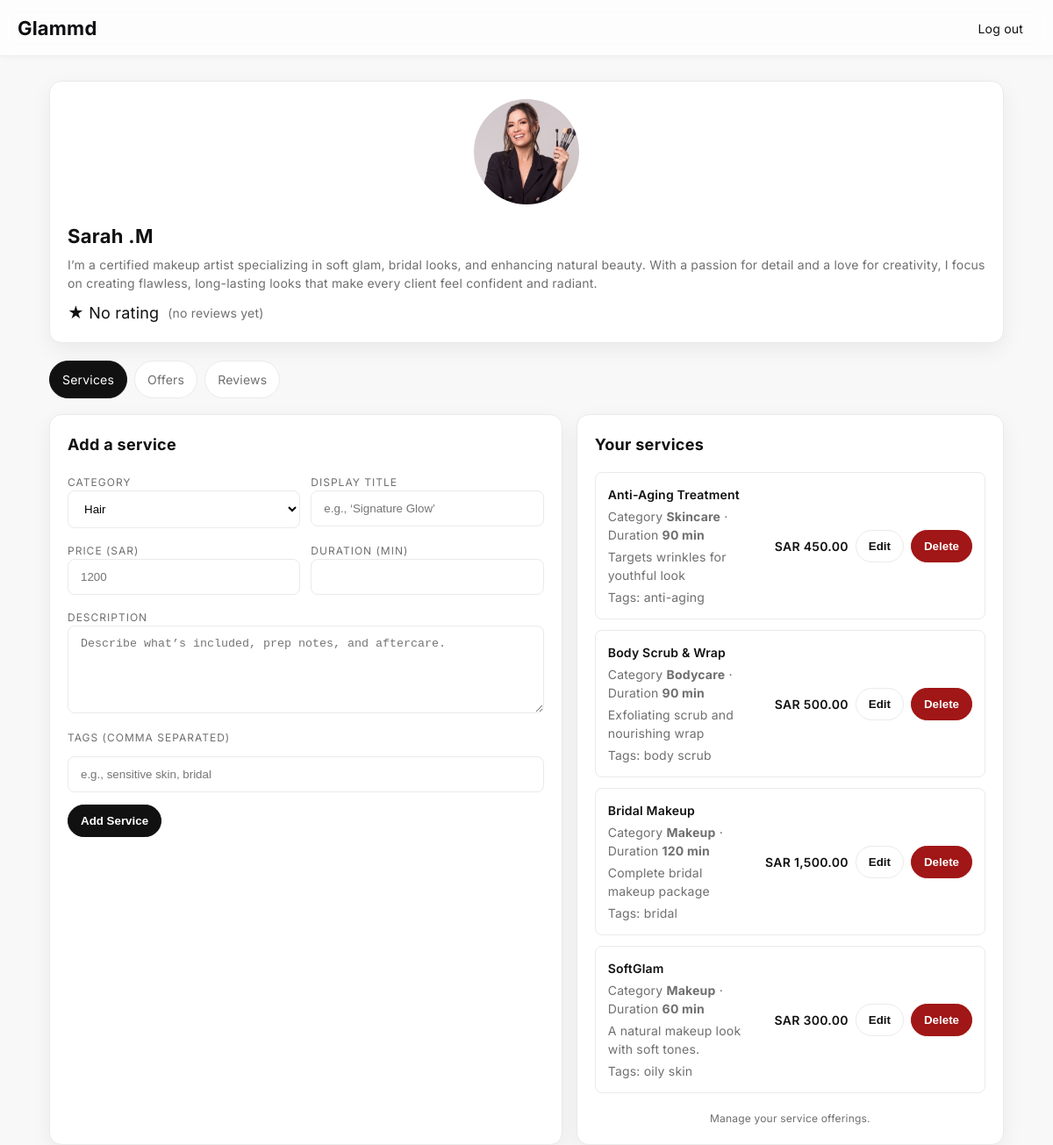
The app's page /intial/professionaldashboard.php (signed in), older data.
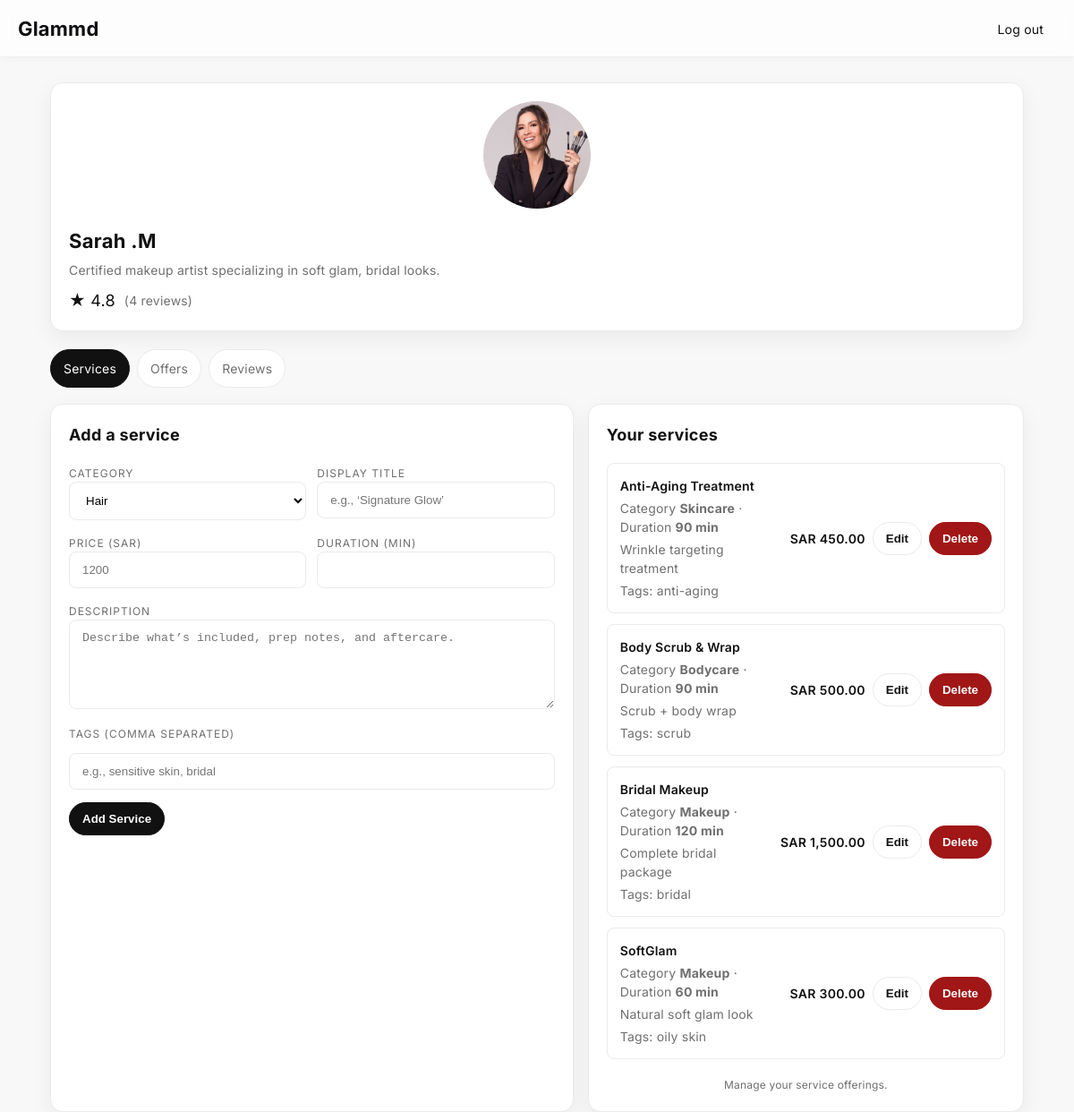
The same page, newer data.
### tables this page shows
CREATE TABLE `Professional` (
  `professional_id` int UNSIGNED NOT NULL,
  `bio` text,
  `img` varchar(200) NOT NULL,
  PRIMARY KEY (`professional_id`),
  CONSTRAINT `fk_prof_user`
      FOREIGN KEY (`professional_id`)
      REFERENCES `User` (`user_id`)
      ON DELETE CASCADE
);

CREATE TABLE `Service` (
  `service_id` int UNSIGNED NOT NULL AUTO_INCREMENT,
  `professional_id` int UNSIGNED NOT NULL,
  `category` enum('Hair','Makeup','Skincare','Bodycare','Nails') NOT NULL,
  `title` varchar(160) NOT NULL,
  `description` text,
  `duration` smallint UNSIGNED NOT NULL,
  `price` decimal(10,2) NOT NULL,
  `tags` text,
  PRIMARY KEY (`service_id`),
  CONSTRAINT `fk_service_professional`
      FOREIGN KEY (`professional_id`)
      REFERENCES `Professional` (`professional_id`)
      ON DELETE CASCADE
);

CREATE TABLE `User` (
  `user_id` int UNSIGNED NOT NULL AUTO_INCREMENT,
  `name` varchar(120) NOT NULL,
  `email` varchar(255) NOT NULL UNIQUE,
  `password` varchar(255) NOT NULL,
  `role` enum('client','professional') NOT NULL,
  PRIMARY KEY (`user_id`)
);

### intial/professionaldashboard.php (the view, shortened to what the changed rows need)
<?php
require_once 'db.php';
$pro_id = (int) $_SESSION['user_id'];
$stmt = $conn->prepare("
    SELECT U.name, P.bio, P.img
    FROM User U
    LEFT JOIN Professional P
ON U.user_id = P.professional_id
  WHERE U.user_id = ?
");
$stmt->bind_param("i", $pro_id);
$stmt->execute();
$res = $stmt->get_result();
$pro = $res->fetch_assoc();
$proName = $pro['name'] ?? 'Professional';
$proBio  = $pro['bio'] ?? 'No bio added yet.';
$proImg  = !empty($pro['img']) ? 'img/' . $pro['img'] : 'img/default-pic.jpg';
$ratingStmt = $conn->prepare("
    SELECT ROUND(AVG(rating), 1) AS avg_rating, COUNT(*) AS total_reviews
    FROM Review
    WHERE professional_id = ?
");
$ratingStmt->bind_param("i", $pro_id);
$ratingStmt->execute();
$ratingData = $ratingStmt->get_result()->fetch_assoc();
$avgRating = $ratingData['avg_rating'] ?? 0;
$totalReviews = $ratingData['total_reviews'] ?? 0;
$servicesStmt = $conn->prepare("SELECT service_id, category, title, description, duration, price, tags FROM Service WHERE professional_id = ? ORDER BY title");
$servicesStmt->bind_param("i", $pro_id);
$servicesStmt->execute();
$servicesRes = $servicesStmt->get_result();
?>
<!DOCTYPE html>
<html lang="en" class="has-solid-header">
<head>
</head>
<body class="has-solid-header">
  <main class="page">
    <div class="wrap">
<div class="panel" style="margin-bottom:20px; padding: 20px;">
      <section class="professional-profile">
        <div class="professional-photo" style="text-align: center; margin-bottom: 15px;">
          <img src="<?= htmlspecialchars($proImg) ?>" alt="<?= htmlspecialchars($proName) ?>" loading="lazy" style="width: 120px; height: 120px; border-radius: 50%; object-fit: cover;">
        </div>
    <div style="flex:1;">
        <h2 style="margin:0; font-size:22px; font-weight:700;">
            <?= htmlspecialchars($proName) ?>
        </h2>
        <p class="muted" style="margin:5px 0 10px;">
            <?= nl2br(htmlspecialchars($proBio)) ?>
        </p>
        <div style="display:flex; align-items:center; gap:10px; margin-top:8px;">
            <span style="font-size:18px;">
                ★ <?= $avgRating ? number_format($avgRating, 1) : "No rating" ?>
            </span>
            <?php if ($totalReviews > 0): ?>
                <span class="muted">(<?= $totalReviews ?> reviews)</span>
            <?php else: ?>
                <span class="muted">(no reviews yet)</span>
            <?php endif; ?>
        </div>
    </div>
</div>
      <div class="content">
        <section id="services" class="section default-visible">
          <div class="grid grid-2">
            <div class="panel">
              <h2>Add a service</h2>
            </div>
            <div class="panel">
              <h2>Your services</h2>
              <div class="list">
                <?php while ($row = $servicesRes->fetch_assoc()): ?>
                  <div class="item">
                    <div class="meta">
                      <div class="title"><?= htmlspecialchars($row['title']); ?></div>
                      <div class="muted">Category <strong><?= htmlspecialchars($row['category']); ?></strong> · Duration <strong><?= (int)$row['duration']; ?> min</strong></div>
                      <div class="muted"><?= htmlspecialchars($row['description']); ?></div>
                      <?php if (!empty($row['tags'])): ?>
                        <div class="muted">Tags: <?= htmlspecialchars($row['tags']); ?></div>
                      <?php endif; ?>
                    </div>
                    <div class="actions">
                      <span class="price">SAR <?= number_format((float)$row['price'], 2); ?></span>
                      <button class="btn ghost btn-xs" type="button"
                        data-service='<?= json_encode([
                          'service_id' => $row['service_id'],
                          'category' => $row['category'],
                          'title' => $row['title'],
                          'description' => $row['description'],
                          'duration' => $row['duration'],
                          'price' => $row['price'],
                          'tags' => $row['tags'],
                        ], JSON_HEX_APOS | JSON_HEX_QUOT); ?>'
                        onclick="openEditModal(this)">Edit</button>
                      <form method="POST" action="service_delete.php" style="display:inline;">
                        <button class="btn danger" type="submit" onclick="return confirm('Delete this service?');">Delete</button>
                      </form>
                    </div>
                  </div>
                <?php endwhile; ?>
              </div>
            </div>
          </div>
        </section>
      </div>
    </div>
  </main>
</body>
</html>

Row changes from the older to the newer data that the page shows:
changed professional "Sarah .M": bio "I’m a certified makeup artist specializing in soft glam, bridal looks, and enhancing natural beauty. With a passion for detail and a love for creativity, I focus on creating flawless, long-lasting looks that make every client feel confident and radiant." → "Certified makeup artist specializing in soft glam, bridal looks."
changed service "Anti-Aging Treatment": description "Targets wrinkles for youthful look" → "Wrinkle targeting treatment"
changed service "Body Scrub & Wrap": description "Exfoliating scrub and nourishing wrap" → "Scrub + body wrap"; tags "body scrub" → "scrub"
changed service "Bridal Makeup": description "Complete bridal makeup package" → "Complete bridal package"
changed service "SoftGlam": description "A natural makeup look with soft tones." → "Natural soft glam look"
Text that changed along with them:
$avgRating: (not shown) → "4.8"
$totalReviews: (not shown) → "4"
text no longer shown: "No rating (no reviews yet)"
text now shown: "( reviews)"
